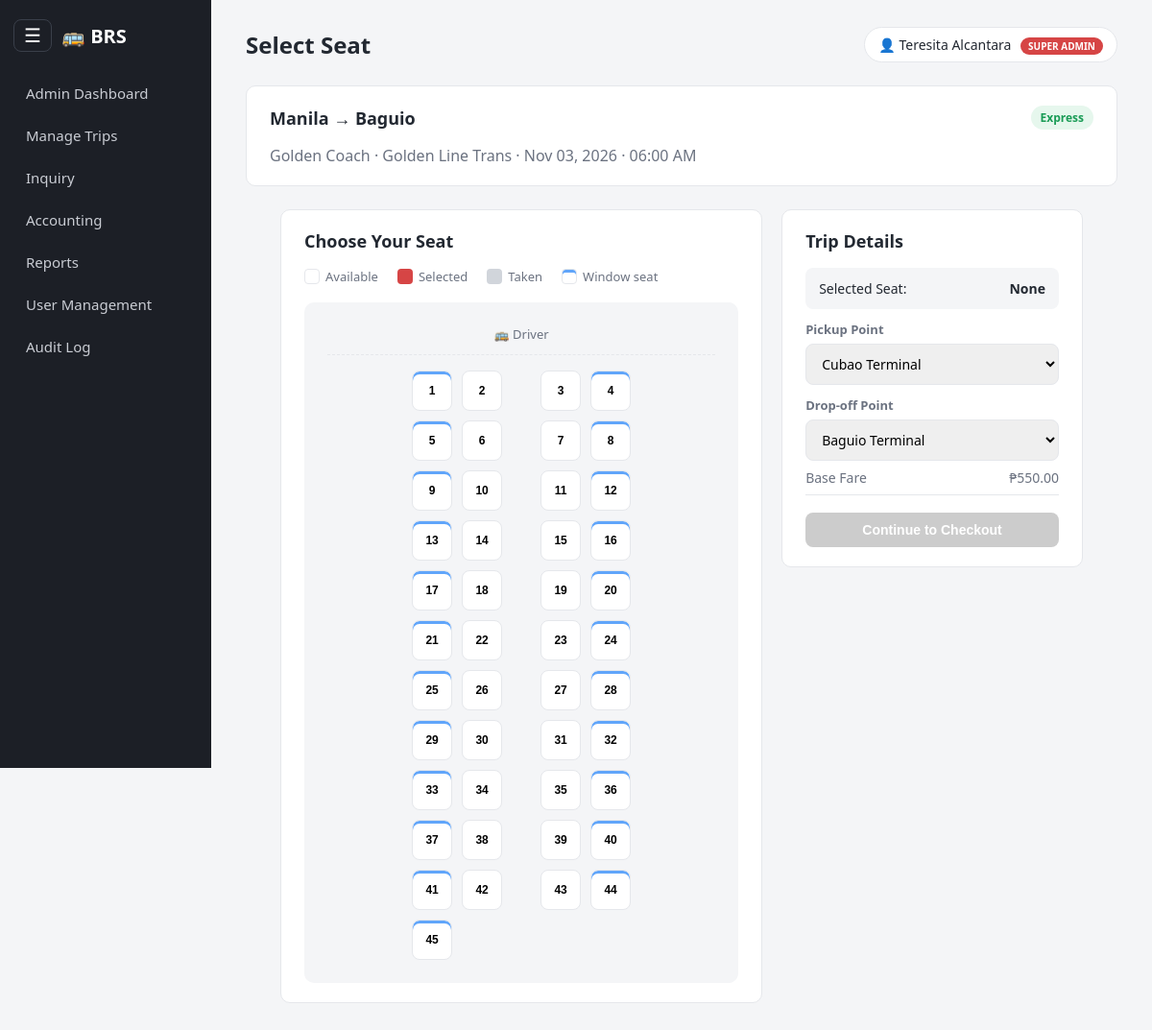
Screenshot of /seat_selection.php?trip_id=1 (signed in) with the database file from the repository.
### tables this page shows
CREATE TABLE IF NOT EXISTS trips (
    id INT AUTO_INCREMENT PRIMARY KEY,
    bus_id INT NOT NULL,
    origin VARCHAR(100) NOT NULL,
    destination VARCHAR(100) NOT NULL,
    travel_date DATE NOT NULL,
    departure_time TIME NOT NULL,
    arrival_time TIME NOT NULL,
    fare DECIMAL(10,2) NOT NULL,
    available_seats INT NOT NULL,
    bus_type ENUM('Express','Sleeper','Luxury','Regular') NOT NULL DEFAULT 'Regular',
    amenities VARCHAR(255) DEFAULT 'AC,USB Charging',
    pickup_points VARCHAR(255) NOT NULL DEFAULT 'Main Terminal',
    dropoff_points VARCHAR(255) NOT NULL DEFAULT 'Main Terminal',
    origin_terminal_id INT DEFAULT NULL,
    destination_terminal_id INT DEFAULT NULL,
    FOREIGN KEY (bus_id) REFERENCES buses(id) ON DELETE CASCADE
);

CREATE TABLE IF NOT EXISTS buses (
    id INT AUTO_INCREMENT PRIMARY KEY,
    bus_number VARCHAR(50) NOT NULL,
    bus_name VARCHAR(100) NOT NULL,
    operator VARCHAR(100) NOT NULL DEFAULT 'Bus Reservation System',
    seat_capacity INT NOT NULL DEFAULT 45,
    seat_layout ENUM('2x2','2x1') NOT NULL DEFAULT '2x2',
    decks ENUM('Single','Double') NOT NULL DEFAULT 'Single'
);

### includes/helpers.php (the view, shortened to what this page needs)
<?php
function seatInfo($seatNum, $layout, $decks, $capacity) {
    $perRow = $layout === '2x1' ? 3 : 4;
    $deck = null;
    $indexInDeck = $seatNum - 1;
    $col = $indexInDeck % $perRow;
    $isWindow = $col === 0 || $col === $perRow - 1;
    return ['deck' => $deck, 'position' => $isWindow ? 'Window' : 'Aisle'];
}
function seatLabel($seatNum, $layout, $decks, $capacity) {
    $info = seatInfo((int) $seatNum, $layout, $decks, $capacity);
    $label = "Seat $seatNum · {$info['position']}";
    return $label;
}
function renderSeatMap($layout, $decks, $capacity, array $takenSeats, $currentSeat = null) {
    $perRow = $layout === '2x1' ? 3 : 4;
    $aisleAfter = 2;
    $deckSize = $decks === 'Double' ? (int) ceil($capacity / 2) : $capacity;
    $deckList = $decks === 'Double'
        ? [['Lower Deck', 1, $deckSize], ['Upper Deck', $deckSize + 1, $capacity]]
        : [[null, 1, $capacity]];
    echo '<div class="bus-decks' . ($decks === 'Double' ? ' is-double' : '') . '">';
    foreach ($deckList as [$deckName, $first, $last]) {
        echo '<div class="bus-diagram">';
        echo '<div class="bus-front">' . ($deckName === 'Upper Deck' ? '⬆️ Front' : '🚌 Driver') . '</div>';
        echo '<div class="seat-grid" style="grid-template-columns: repeat(' . ($perRow + 1) . ', auto);">';
        for ($seat = $first; $seat <= $last; $seat += $perRow) {
            for ($c = 0; $c < $perRow; $c++) {
                if ($c === $aisleAfter) echo '<div class="seat-aisle"></div>';
                $num = $seat + $c;
                if ($num > $last) { echo '<div></div>'; continue; }
                $info = seatInfo($num, $layout, $decks, $capacity);
                $label = seatLabel($num, $layout, $decks, $capacity);
                $isCurrent = $currentSeat !== null && (string) $num === (string) $currentSeat;
                $isTaken = !$isCurrent && in_array((string) $num, $takenSeats, true);
                $classes = 'seat-btn ' . ($isTaken ? 'taken' : 'available') . ($info['position'] === 'Window' ? ' window' : '') . ($isCurrent ? ' current' : '');
                echo '<button type="button" class="' . $classes . '" data-seat="' . $num . '" data-label="' . htmlspecialchars($label) . '" title="' . htmlspecialchars($label) . '"' . ($isTaken ? ' disabled' : '') . '>' . $num . '</button>';
            }
        }
        echo '</div></div>';
    }
    echo '</div>';
}
?>

### seat_selection.php (shortened to what this page needs)
<?php
require_once 'includes/db.php';
require_once 'includes/helpers.php';
$tripId = (int) ($_GET['trip_id'] ?? 0);
$stmt = $conn->prepare("SELECT t.*, b.bus_name, b.operator, b.seat_capacity, b.seat_layout, b.decks
                         FROM trips t JOIN buses b ON t.bus_id = b.id WHERE t.id = ?");
$stmt->bind_param("i", $tripId);
$stmt->execute();
$trip = $stmt->get_result()->fetch_assoc();
$takenSeats = takenSeatsForTrip($conn, $tripId);
$pickupPoints = array_filter(array_map('trim', explode(',', $trip['pickup_points'])));
$dropoffPoints = array_filter(array_map('trim', explode(',', $trip['dropoff_points'])));
include 'includes/header.php';
?>
<section class="panel">
    <div class="panel-head">
        <h2><?php echo htmlspecialchars($trip['origin'] . ' → ' . $trip['destination']); ?></h2>
        <span class="badge badge-confirmed"><?php echo htmlspecialchars($trip['bus_type']); ?><?php echo $trip['decks'] === 'Double' ? ' · Double Deck' : ''; ?></span>
    </div>
    <p class="muted"><?php echo htmlspecialchars($trip['bus_name']); ?> · <?php echo htmlspecialchars($trip['operator']); ?> ·
        <?php echo date('M d, Y', strtotime($trip['travel_date'])); ?> ·
        <?php echo date('h:i A', strtotime($trip['departure_time'])); ?></p>
</section>
<div class="seat-select-layout">
    <section class="panel">
        <div class="panel-head"><h2>Choose Your Seat</h2></div>
        <div class="seat-legend">
            <span><span class="seat-swatch available"></span> Available</span>
            <span><span class="seat-swatch selected"></span> Selected</span>
            <span><span class="seat-swatch taken"></span> Taken</span>
            <span><span class="seat-swatch window"></span> Window seat</span>
        </div>
        <?php renderSeatMap($trip['seat_layout'], $trip['decks'], (int) $trip['seat_capacity'], $takenSeats); ?>
    </section>
    <section class="panel seat-summary-panel">
        <div class="panel-head"><h2>Trip Details</h2></div>
        <form method="POST" action="checkout.php" id="seatForm">
            <div class="selected-seat-display">
                <span>Selected Seat:</span>
                <strong id="selectedSeatLabel">None</strong>
            </div>
            <label>Pickup Point</label>
            <select name="pickup_point" required>
                <?php foreach ($pickupPoints as $p): ?>
                    <option value="<?php echo htmlspecialchars($p); ?>"><?php echo htmlspecialchars($p); ?></option>
                <?php endforeach; ?>
            </select>
            <label>Drop-off Point</label>
            <select name="dropoff_point" required>
                <?php foreach ($dropoffPoints as $p): ?>
                    <option value="<?php echo htmlspecialchars($p); ?>"><?php echo htmlspecialchars($p); ?></option>
                <?php endforeach; ?>
            </select>
            <div class="fare-line">
                <span>Base Fare</span>
                <span>₱<?php echo number_format($trip['fare'], 2); ?></span>
            </div>
            <button type="submit" class="btn-primary" style="width:100%;margin-top:18px;" id="continueBtn" disabled>Continue to Checkout</button>
        </form>
    </section>
</div>
<?php include 'includes/footer.php'; ?>

### css/style.css (style rules this page uses)
:root { --primary: #d64545; --primary-dark: #b83333; --bg: #f4f5f7; --card-bg: #ffffff; --text-dark: #222831; --text-muted: #6b7280; --border: #e5e7eb; --success: #1a9c56; --success-bg: #e6f7ed; --danger: #d64545; --danger-bg: #fdecec; --pending-bg: #fff6e0; --pending: #b8860b; --radius: 10px; }
* { box-sizing: border-box; margin: 0; padding: 0; }
body { font-family: 'Segoe UI', Roboto, Arial, sans-serif; background: var(--bg); color: var(--text-dark); }
.panel { background: var(--card-bg); border-radius: var(--radius); border: 1px solid var(--border); padding: 20px 24px; margin-bottom: 24px; }
.panel-head { display: flex; justify-content: space-between; align-items: center; margin-bottom: 16px; }
.panel-head h2 { font-size: 18px; }
.muted { color: var(--text-muted); }
.badge { padding: 4px 10px; border-radius: 20px; font-size: 12px; font-weight: 600; }
.badge-confirmed { background: var(--success-bg); color: var(--success); }
.btn-primary, .btn-secondary, .btn-danger { border: none; border-radius: 8px; padding: 10px 18px; font-size: 14px; font-weight: 600; cursor: pointer; transition: 0.15s; }
.btn-primary { background: var(--primary); color: #fff; }
.btn-primary:disabled { background: #ccc; cursor: not-allowed; }
label { display: block; font-size: 13px; font-weight: 600; margin: 12px 0 6px; color: var(--text-muted); }
input[type=text], input[type=email], input[type=tel], input[type=password], input[type=number], input[type=date], select, textarea { width: 100%; padding: 10px 12px; border: 1px solid var(--border); border-radius: 8px; font-size: 14px; font-family: inherit; }
button.btn-primary[type=submit] { width: 100%; margin-top: 18px; }
.seat-select-layout { display: grid; grid-template-columns: 1.6fr 1fr; gap: 20px; padding: 0 36px 28px; }
.seat-legend { display: flex; flex-wrap: wrap; gap: 8px 20px; font-size: 13px; color: var(--text-muted); margin-bottom: 18px; }
.seat-legend span { display: flex; align-items: center; gap: 6px; }
.seat-swatch { display: inline-block; width: 16px; height: 16px; border-radius: 4px; }
.seat-swatch.available { background: #fff; border: 1px solid var(--border); }
.seat-swatch.selected { background: var(--primary); }
.seat-swatch.taken { background: #d1d5db; }
.bus-diagram { background: var(--bg); border-radius: var(--radius); padding: 24px; }
.bus-front { text-align: center; font-size: 13px; color: var(--text-muted); margin-bottom: 16px; padding-bottom: 12px; border-bottom: 1px dashed var(--border); }
.seat-grid { display: grid; gap: 10px; justify-content: center; }
.seat-btn { width: 42px; height: 42px; border-radius: 8px; border: 1px solid var(--border); background: #fff; font-size: 12px; font-weight: 700; cursor: pointer; transition: 0.15s; }
.seat-aisle { width: 20px; }
.seat-swatch.window { background: #fff; border: 1px solid var(--border); box-shadow: inset 0 3px 0 #60a5fa; }
.seat-btn.window { box-shadow: inset 0 3px 0 #60a5fa; }
.bus-decks { display: grid; gap: 16px; }
.seat-summary-panel { align-self: start; }
.selected-seat-display { background: var(--bg); border-radius: 8px; padding: 12px 14px; display: flex; justify-content: space-between; font-size: 14px; margin-bottom: 6px; }
.fare-line { display: flex; justify-content: space-between; font-size: 14px; color: var(--text-muted); padding: 8px 0; border-bottom: 1px solid var(--border); }

### rows the page displays
trips: origin+destination "Manila → Baguio", bus_type "Express", bus.bus_name "Golden Coach", bus.operator "Golden Line Trans", travel_date "Nov 03, 2026", departure_time "06:00 AM", num "1", num "2", num "3", num "4", num "5", num "6", num "7", num "8", num "9", num "10", num "11", num "12", num "13", num "14", num "15", num "16", num "17", num "18", num "19", num "20", num "21", num "22", num "23", num "24", num "25", num "26", num "27", num "28", num "29", num "30", num "31", num "32", num "33", num "34", num "35", num "36", num "37", num "38", num "39", num "40", num "41", num "42", num "43", num "44", num "45", pickup_point "Cubao Terminal", fare "550.00"

### other values shown
$pageTitle "Select Seat"
$_SESSION['username'] "Teresita Alcantara"
roleLabel(currentRole()) "SUPER ADMIN"
form field dropoff_point "Baguio Terminal"
